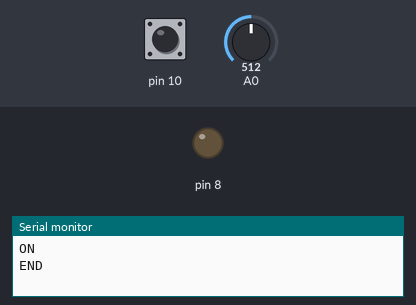
Bench run of a sketch on a simulated Arduino Uno, built with avr-gcc and run on an emulated ATmega328P. Shown: output pins drawn as LEDs (lit = HIGH), the last lines printed to the serial monitor. Inputs (shaded band) come from the test bench; at power-on: A0 = 512, pin 10 HIGH.

Above: at 6.4 s.
6.5 s: A0 set to 20
At 15.6 s:
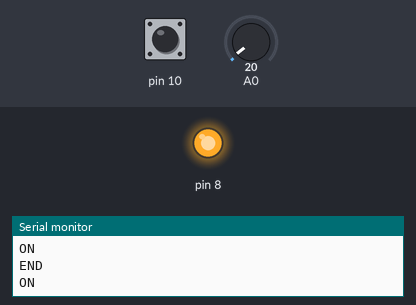
Timing chart, 0 to 21.5 s (numbered marks = the images above; inputs shaded):
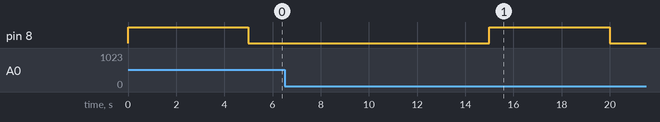

The sketch:

sketch_nov13a.ino
```cpp
int x = 0;

void setup() {
  // put your setup code here, to run once:
 Serial.begin(9600);
 pinMode(A0,INPUT);
 pinMode(8,OUTPUT);
 pinMode(10,INPUT);
}
void loop() {
  for(int i = 0; i <7000;i++){
    x = analogRead(A0);
    if(x > 0){
      break;
      }
    }
    if(x>0){
      Serial.println("ON");
      digitalWrite(8,HIGH);
      boolean ok = false;
      for(int i = 0; i<10; i++){
      if(digitalRead(10) == LOW){
        digitalWrite(8,HIGH);
        ok = true;
        break;
      }
      ok = false;
      delay(500);
      }
      if(!ok){
        digitalWrite(8,LOW);
        Serial.println("END");
        delay(10000);
      }

    }else{
      Serial.println("OFF");
      digitalWrite(8,LOW);
    }

}
```
